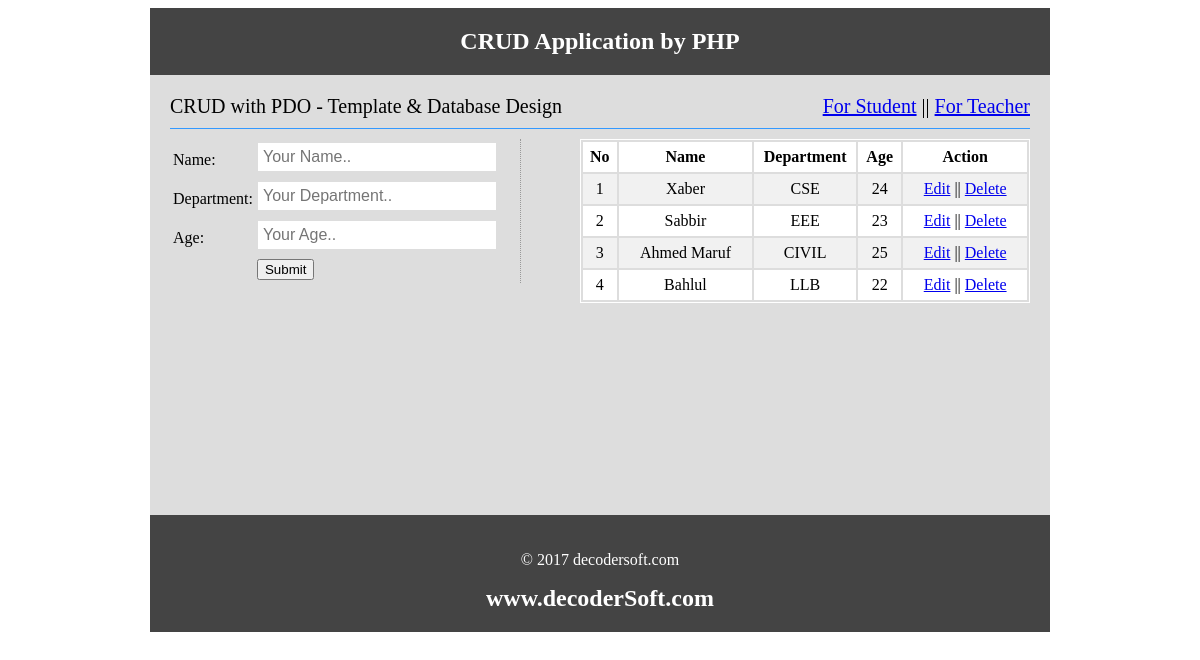
The page / on the database its author committed.
### tables this page shows
CREATE TABLE `tbl_student` (
  `id` int(11) NOT NULL,
  `name` varchar(100) NOT NULL,
  `dep` varchar(50) NOT NULL,
  `age` int(11) NOT NULL
);

### classes/Main.php (called while the page is built, shortened)
<?php
	include "DB.php";
	abstract class Main
	{
		protected $table;
			public function readAll(){
		        $sql = "SELECT * FROM $this->table";
		        $stmt = DB::prepare($sql);
		        $stmt->execute();
		        return $stmt->fetchALL();
	    	}
	}
?>

### classes/DB.php (called while the page is built, shortened)
<?php
class DB{
    private static $pdo;
    private static $dsn = "mysql:dbname=".DB_NAME."; host=".DB_HOST;
    public static function connection(){
        if(!isset(self::$pdo)){
            try{
                 self::$pdo = new PDO(self::$dsn, DB_USER, DB_PASS);
            } catch (PDOException $ex) {
                echo "Connection Failed.".$ex->getMessage()."<br/>";
            }
        }
        return self::$pdo;
    }
    public static function prepare($sql){
        return self::connection()->prepare($sql);
    }
}
?>

### index.php (the view, shortened to what this page needs)
<?php
include("header.php");
?>
<?php
$user = new Student();
?>
<?php
	if(isset($_GET['action']) && $_GET['action'] == 'edit')
	{
		$id = (int)$_GET['id'];
		$result = $user->readByID($id);
?>
<section class="mainleft">
    <form action="" method="post">
        <table>
            <input type="hidden" name="id" value="<?php echo $result['id'];?>"
            <tr>
                <td>Name: </td>
                <td><input type="text" name="name" value="<?php echo $result['name'];?>" required="1"/></td>
            </tr>
            <tr>
                <td>Department: </td>
                <td><input type="text" name="dept" value="<?php echo $result['dep'];?>" required="1"/></td>
            </tr>
            <tr>
                <td>Age: </td>
                <td><input type="text" name="age" value="<?php echo $result['age'];?>" required="1"/></td>
            </tr>
            <tr>
                <td></td>
                <td><input type="submit" name="update" value="Update"/></td>
            </tr>
        </table>
    </form>
</section>
 <?php  } else { ?>
<section class="mainleft">
    <form action="" method="post">
        <table>
            <tr>
                <td>Name: </td>
                <td><input type="text" name="name" placeholder="Your Name.." required="1"/></td>
            </tr>
            <tr>
                <td>Department: </td>
                <td><input type="text" name="dept" placeholder="Your Department.." required="1"/></td>
            </tr>
            <tr>
                <td>Age: </td>
                <td><input type="text" name="age" placeholder="Your Age.." required="1"/></td>
            </tr>
            <tr>
                <td></td>
                <td><input type="submit" name="submit" value="Submit"/></td>
            </tr>
        </table>
    </form>
</section>
<?php } ?>
<section class="mainright">
    <table class="tblone">
        <tr>
            <th>No</th>
            <th>Name</th>
            <th>Department</th>
            <th>Age</th>
            <th>Action</th>
        </tr>
    <?php
    $i = 0;
    foreach($user->readAll() as $value){
        $i++;
    ?>
        <tr>
            <td><?php echo $i ?></td>
            <td><?php echo $value['name']?></td>
            <td><?php echo $value['dep']?></td>
            <td><?php echo $value['age']?></td>
            <td>
            	<?php
            		echo "<a href='index.php?action=edit&id=".$value['id']."'>Edit</a>";
            	?>
                  ||
                <?php echo "<a href='index.php?action=delete&id=".$value['id']."' onClick='return confirm(\"Are you sure to delete Data....\")'>Delete</a>"; ?>
            </td>
        </tr>
    <?php } ?>
    </table>
</section>
<?php include("footer.php"); ?>

### header.php (style rules this page uses)
input[type="text"] { width: 238px; padding: 5px; }
.mainleft { border-right: 1px dotted #999; float:left; margin-right: 16px;width: 350px }
.mainright { float: right; width: 450px }
.tblone { width: 100%; border: 1px solid #fff; }
.tblone td { padding: 5px 10px; text-align: center; }
table.tblone tr:nth-child(2n+1) { background: #fff; height: 30px; }
table.tblone tr:nth-child(2n) { background: #f1f1f1; height: 30px; }
input[type="text"] { border: 1px solid #ddd; margin-bottom: 5px; padding: 5px; width: 228px; font-size: 16px; }
input[type="submit"] { cursor: pointer }

### rows shown on the page
tbl_student: name "Xaber", dep "CSE", age "24"
tbl_student: name "Sabbir", dep "EEE", age "23"
tbl_student: name "Ahmed Maruf", dep "CIVIL", age "25"
tbl_student: name "Bahlul", dep "LLB", age "22"
